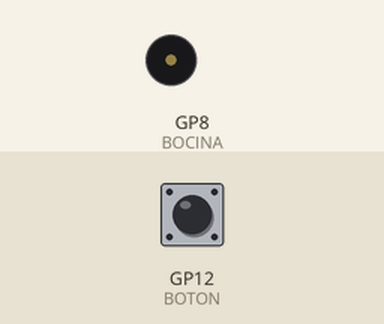
The sketch below on a simulated Raspberry Pi Pico. Parts: buzzer (waves = sounding). The test bench sets the inputs (shaded band); at power-on: GP12 (BOTON) HIGH.

Above: at 1.2 s.
1.3 s: GP12 (BOTON) pulled LOW for 0.15 s
At 1.37 s:
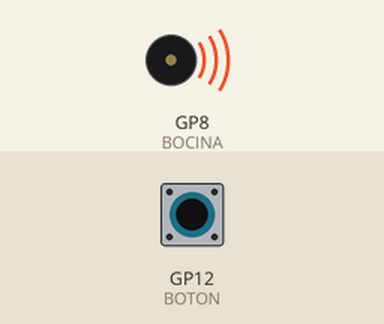
2.9 s: GP12 (BOTON) pulled LOW for 3.2 s
At 7.5 s:
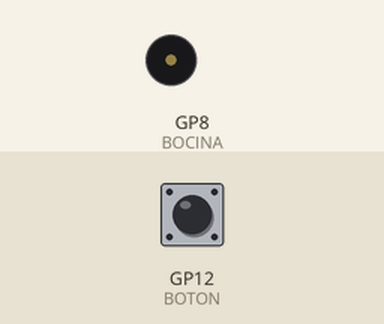
Timing chart, 0 to 9.0 s (numbered marks = the images above; inputs shaded):
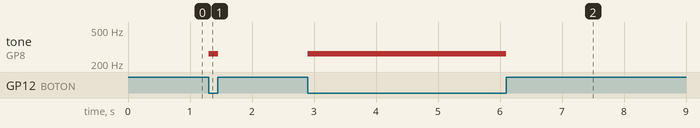

Measured:
- after the input at 1.3 s, tone on GP8 (BOCINA): silent → 262 Hz at once, → silent 0.15 s later
- after the input at 2.9 s, tone on GP8 (BOCINA): silent → 262 Hz at once, → silent 3.2 s later

The sketch:

sketch.ino
```cpp
#include "pitches.h"

#define BOCINA 8
#define BOTON 12

void setup() {
  pinMode(BOCINA, OUTPUT);
  pinMode(BOTON, INPUT_PULLUP);
}

void loop() {
  // put your main code here, to run repeatedly:
  delay(1); // this speeds up the simulation
  int tono = 0;

  if (digitalRead(BOTON) == LOW) {
      tono = NOTE_C4;
  }

  if (tono) {
    tone(BOCINA, tono);
  } else {
    noTone(BOCINA);
  }
  delay(10);
}
```
